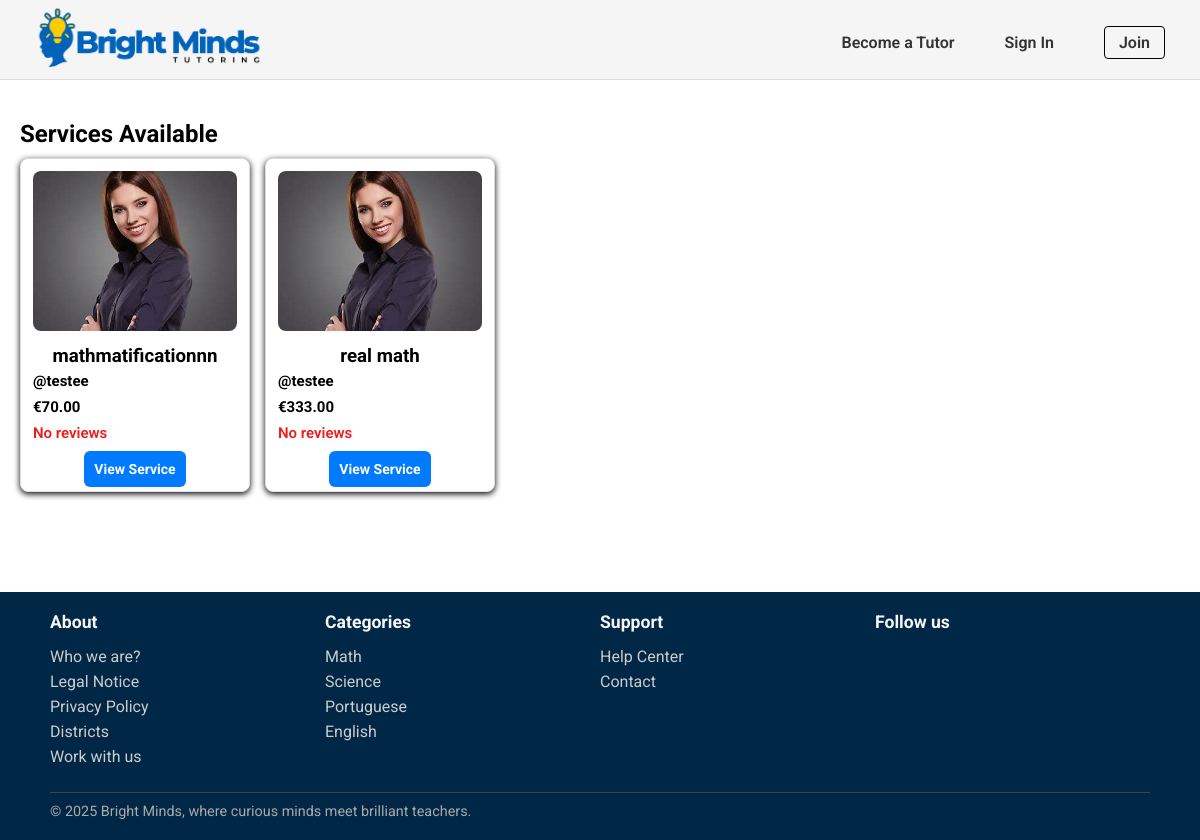
The page /pages/services_list.php?category=Math on the database its author committed.
### tables this page shows
CREATE TABLE Service(
    service_id INTEGER PRIMARY KEY,
    freelancer_id INTEGER NOT NULL,
    title TEXT NOT NULL,
    category_name TEXT NOT NULL,
    description TEXT NOT NULL,
    duracao INTEGER NOT NULL,
    price REAL NOT NULL,
    service_type TEXT CHECK(service_type IN ('individual presencial', 'grupo presencial', 'individual online','grupo online', 'revisão trabalhos')) NOT NULL,
    num_sessoes INTEGER NOT NULL,
    status TEXT CHECK(status IN ('ativo', 'inativo')) DEFAULT 'ativo',
    max_students INTEGER,
    images TEXT, -- tipo text porque estou a amarzenar o path onde as imagens estão armazenadas 
    FOREIGN KEY (freelancer_id) REFERENCES Freelancers(freelancer_id) ON UPDATE CASCADE ON DELETE CASCADE,
    FOREIGN KEY (category_name) REFERENCES Category(category_name) ON UPDATE CASCADE ON DELETE RESTRICT
);

CREATE TABLE User (
    user_id INTEGER PRIMARY KEY,
    username TEXT UNIQUE NOT NULL,
    name TEXT NOT NULL,
    birth_date DATE,
    email TEXT UNIQUE NOT NULL,
    password TEXT NOT NULL,
    usertype TEXT CHECK(usertype IN ('student', 'tutor', 'admin')) NOT NULL,
    address TEXT,
    postal_code TEXT,
    city TEXT,
    registration_date DATE NOT NULL,
    profile_image TEXT
);

CREATE TABLE Category(
    category_name TEXT PRIMARY KEY
);

### pages/services_list.php (called while the page is built)
<?php
    require_once(__DIR__. '/../templates/common.tpl.php');
    require_once(__DIR__.'/../database/connection.db.php');
    require_once(__DIR__.'/../database/service.class.php');
    require_once(__DIR__.'/../database/categories.php');
    require_once(__DIR__. '/../templates/services.tpl.php');
    $session = new Session();
    $db = getDatabaseConnection();
    $categories = getAllCategories($db);
    $category = $_GET['category'];
    $services = getServicesbyCategory($db,$category);
    drawHeader($session);
    drawServices($services);
    drawFooter($categories);
?>

### utils/session.php (called while the page is built, shortened)
<?php
  class Session {
    public function isLoggedIn() : bool {
      return isset($_SESSION['id']);
    }
  }
?>

### database/service.class.php (called while the page is built, shortened)
<?php
function getServicesbyCategory(PDO $db, string $category): array {
    $stmt = $db->prepare('
        SELECT s.service_id, s.title, s.price, s.service_type,
               u.name AS freelancer_name, u.user_id,
               (SELECT AVG(r.rating) FROM Review r
                JOIN Booking b ON r.booking_id = b.booking_id
                WHERE b.service_id = s.service_id) AS avg_rating
        FROM Service s
        JOIN Freelancer f ON s.freelancer_id = f.freelancer_id
        JOIN User u ON f.freelancer_id = u.user_id
        WHERE s.category_name = :category AND s.status = "ativo"
    ');
    $stmt->bindParam(':category', $category, PDO::PARAM_STR);
    $stmt->execute();
    $services = [];
    while ($row = $stmt->fetch(PDO::FETCH_ASSOC)) {
        $user = User::getUserbyId($db, intval($row['user_id']));
        if ($user) {
            $profileImage = $user->getPhoto();
            $row['profile_image'] = $profileImage;
            $services[] = $row;
        } else {
            $row['profile_image'] = "../images/default-profile.png";
            $services[] = $row;
        }
    }
    return $services;
}
?>

### database/categories.php (called while the page is built)
<?php
  function getAllCategories($db) {
    $stmt = $db->prepare('SELECT category_name
                          FROM Category');
    $stmt->execute();
    return $stmt->fetchAll();
  }
?>

### templates/services.tpl.php (the view, shortened to what this page needs)
<?php function drawServices(array $services){ ?>
    <section id="services">
        <h2>Services Available</h2>
        <div class="services-button">
            <?php foreach ($services as $service) {
                $profileImage = $service['profile_image'];
            ?>
                <div class="service-card">
                    <div class="service-img-container">
                        <img class="profile-photo" src="<?= htmlspecialchars($profileImage) ?>" alt="Foto de <?= htmlspecialchars($service['freelancer_name']) ?>">
                    </div>
                    <div class="service-details">
                        <p class="service-name"><h3><?= htmlspecialchars($service['title']) ?><h3>
                        <p class="service-description"><?= htmlspecialchars($service['description']) ?>
                        <p class="freelancer-name">@<?= htmlspecialchars($service['freelancer_name']) ?></p>
                        <p class="price">€<?= number_format($service['price'], 2) ?></p>
                        <p class="rating">
                            <?php
                            $avg = round($service['avg_rating'], 1);
                            if ($avg) {
                                echo $avg . " ★";
                            } else {
                                echo "No reviews";
                            }
                            ?>
                        </p>
                        <a href="service_detail.php?id=<?= $service['service_id'] ?>" class="view-service-btn">View Service</a>
                    </div>
                </div>
            <?php } ?>
        </div>
    </section>
<?php } ?>

### templates/common.tpl.php (shortened to what this page needs)
<?php
    require_once(__DIR__. '/../utils/session.php');
?>
<?php function drawHeader(Session $session){ ?>
    <!DOCTYPE html>
    <html>
        <head>
            <link rel="stylesheet" href="../css/style.css">
            <link rel="stylesheet" href="../css/profile.css">
            <link rel="stylesheet" href="../css/services.css">
            <link rel="stylesheet" href="../css/service_detail.css" />
        </head>
        <body>
            <header>
                <nav>
                    <a href="../pages/index.php"><img id="logo" src="../docs/BrightMinds_logo.png" alt="BrightMinds Logo"></a>
                    <?php
                        if($session->isLoggedIn()) drawUserNav($session);
                        else drawVisitorNav();
                    ?>
                </nav>
            </header>
            <main>
<?php } ?>
<?php function drawVisitorNav() { ?>
    <ul class="visitor-nav-links">
        <li><a href="../pages/sign_up.php">Become a Tutor</a></li>
        <li><a href="../pages/login.php">Sign In</a></li>
        <li><a href="../pages/sign_up.php" class="join-btn">Join</a></li>
    </ul>
<?php } ?>
<?php function drawFooter(array $categories){ ?>
            </main>
            <footer>
                <div class="footer-content">
                    <section class="footer-column">
                        <h3>About</h3>
                        <ul>
                            <li><a href="">Who we are?</a></li>
                            <li><a href="">Legal Notice</a></li>
                            <li><a href="">Privacy Policy</a></li>
                            <li><a href="">Districts</a></li>
                            <li><a href="">Work with us</a></li>
                        </ul>
                    </section>
                    <section class="footer-column">
                        <h3>Categories</h3>
                        <ul>
                            <?php foreach($categories as $category){ ?>
                                <li>
                                    <a href=""><?=$category['category_name']?>
                                    </a>
                                </li>
                            <?php } ?>
                        </ul>
                    </section>
                    <section class="footer-column">
                        <h3>Support</h3>
                        <ul>
                            <li><a href="#">Help Center</a></li>
                            <li><a href="#">Contact</a></li>
                        </ul>
                    </section>
                    <section class="footer-column">
                        <h3>Follow us</h3>
                    </section>
                    <div class="footer-bottom">
                        <hr>
                        <p>© 2025 Bright Minds, where curious minds meet brilliant teachers.</p>
                    </div>
                </div>
            </footer>
        </body>
    </html>
<?php } ?>

### css/style.css (style rules this page uses)
* { font-family: "Roboto"; margin:0; padding:0; box-sizing: border-box; }
header { font-family: "Roboto"; font-style: normal; background-color:whitesmoke; border-bottom: 1px solid #ddd; height: 80px; width: 100%; position: fixed; top:0; left:0; }
nav { display: flex; align-items: center; justify-content: space-between; padding: 5px 35px; }
.visitor-nav-links { list-style: none; display: flex; align-items: center; gap: 50px; }
#logo { height:70px; width: auto; }
a { text-decoration:none; }
.visitor-nav-links li a, .user-nav a { color: #333; font-weight: 600; font-size: 16px; }
.join-btn { padding: 6px 14px; border: 1px solid #000; border-radius: 4px; background-color: transparent; font-weight: bold; cursor: pointer; }
footer { font-family: "Roboto", sans-serif; background-color: #012747; color: #fff; padding: 20px 50px; }
.footer-content { display:grid; grid-template-columns: repeat(4, 1fr); grid-template-rows: auto auto; row-gap: 20px; }
.footer-bottom { grid-column: 1 / -1; }
.footer-column h3 { font-size: 1.1rem; margin-bottom: 15px; color: #f5f5f5; }
.footer-column ul { list-style: none; }
.footer-column ul li { margin-bottom: 6px; }
.footer-column ul li a { text-decoration: none; color: #ccc; }
.footer-bottom { text-align: start; font-size: 0.9rem; color: #aaa; }
.footer-bottom hr { border: none; border-top: 1px solid #444; margin-bottom: 10px; }

### css/profile.css (style rules this page uses)
* { font-family: "Roboto"; margin:0; padding:0; box-sizing: border-box; }

### css/services.css (style rules this page uses)
#services { margin-top: 100px; margin-bottom: 80px; padding: 20px; }
.services-button { display: flex; flex-wrap: wrap; justify-content: flex-start; gap: 15px; }
.service-card { border: 1px solid #ddd; border-radius: 8px; width: 230px; padding: 12px; background: white; box-shadow: 0 2px 6px rgba(0, 0, 0, 0.986); text-align: center; display: flex; flex-direction: column; margin-top: 10px; }
.profile-photo { width: 100%; height: 160px; object-fit: cover; border-radius: 8px; margin-bottom: 10px; }
.freelancer-name { font-weight: bold; color: #000000; margin: 5px 0; text-align: left; font-size: 15px; }
.price { color: #000000; font-weight: bold; font-size: 15px; margin: 8px 0; text-align: left; }
.rating { color: #f41a1a; font-weight: 600; font-size: 15px; text-align: left; margin-bottom: 15px; }
.view-service-btn { background-color: #007bff; color: white; font-size: 14px; padding: 10px; border: none; border-radius: 6px; cursor: pointer; transition: background-color 0.3s ease; width: 100%; margin-top: 30px; }

### rows shown on the page
service: title "mathmatificationnn", user.name "testee", price "70.00"
service: title "real math", user.name "testee", price "333.00"
category: category_name "Math"
category: category_name "Science"
category: category_name "Portuguese"
category: category_name "English"
